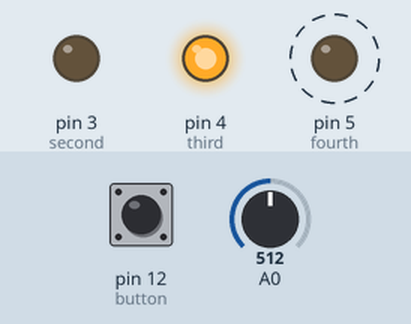
This sketch was run on a simulated Arduino Uno, built with avr-gcc and run on an emulated ATmega328P. On the bench: output pins drawn as LEDs (lit = HIGH). Dashed ring = blinking. The inputs (shaded band) are chosen by the test bench; at power-on: A0 = 512, pin 12 (button) HIGH. Random numbers use the default seed unless the sketch sets one; pins used as bus, display or sensor lines are not drawn.

Above: at 0.25 s.
At 1.2 s:
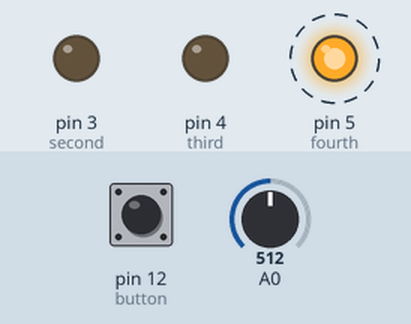
1.3 s: A0 set to 787
At 1.45 s:
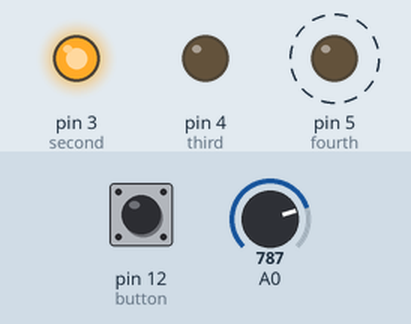
4.8 s: A0 set to 817
Timing chart, 0 to 7.8 s (numbered marks = the images above; inputs shaded):
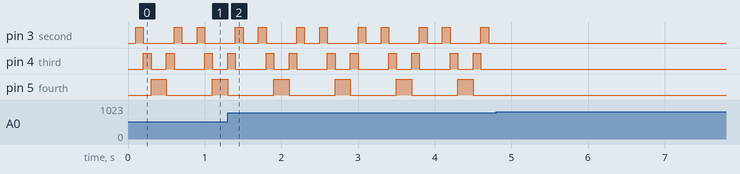

Measured:
- after the input at 4.8 s, every drawn part: stays the same
- by itself, pin 3 (second): repeats every 0.80 s: LOW 0.20 s, HIGH 0.10 s, LOW 0.40 s, HIGH 0.10 s
- by itself, pin 4 (third): repeats every 0.80 s: LOW 0.40 s, HIGH 0.10 s, LOW 0.20 s, HIGH 0.10 s
- by itself, pin 5 (fourth): alternates HIGH for 0.20 s and LOW for 0.60 s

The sketch:

dice.ino
```cpp
// 6 consecutive digital pins for the LEDs
int first = 2;
int second = 3;
int third = 4;
int fourth = 5;

// pin for the button switch
int button = 12;
// value to check state of button switch
int pressed = 0;

void setup() {
  // set all LED pins to OUTPUT
  for (int i=first; i<=fourth; i++) {
    pinMode(i, OUTPUT);
  }
  // set buttin pin to INPUT
  pinMode(button, INPUT_PULLUP);

  // initialize random seed by noise from analog pin 0 (should be unconnected)
  randomSeed(analogRead(0));

}

void buildUpTension() {
  // light LEDs from left to right and back to build up tension
  // while waiting for the dice to be thrown
  // left to right
  for (int i=first; i<=fourth; i++) {
    if (i!=first) {
      digitalWrite(i-1, LOW);
    }
    digitalWrite(i, HIGH);
    delay(100);
  }
  // right to left
  for (int i=fourth; i>=first; i--) {
    if (i!=fourth) {
      digitalWrite(i+1, LOW);
    }
    digitalWrite(i, HIGH);
    delay(100);
  }
}

void showNumber(int number) {
  digitalWrite(first, HIGH);
  if (number >= 2) {
    digitalWrite(second, HIGH);
  }
  if (number >= 3) {
    digitalWrite(third, HIGH);
  }
  if (number >= 4) {
    digitalWrite(fourth, HIGH);
  }
}

int throwDice() {
  // get a random number in the range [1,6]
  int randNumber = random(1,5);

  return randNumber;
}

void setAllLEDs(int value) {
  for (int i=first; i<=fourth; i++) {
    digitalWrite(i, value);
  }
}

void loop() {
  if(analogRead(A0)<800) //this is the condition to be checked
  {
   // if button is pressed - throw the dice
  pressed = digitalRead(button);

  if (pressed == HIGH) {
    // remove previous number
    setAllLEDs(LOW);

    buildUpTension();
    int thrownNumber = throwDice();
    showNumber(thrownNumber);
    }
  }


}
```
